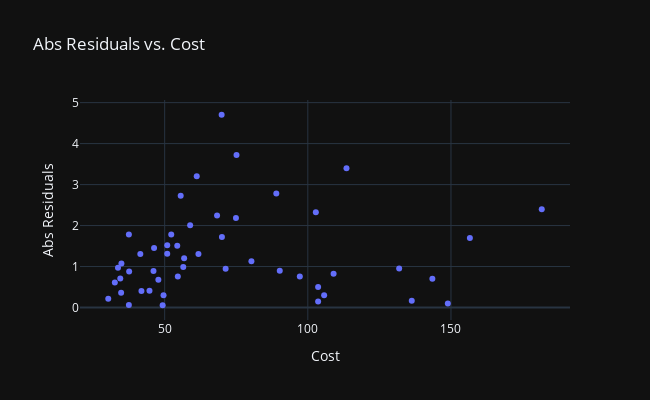

Notebook code cell kept with this figure:
### Code cell
# Absolute residuals vs. cost
abs_r_i = np.abs(y_train - y_preds)

fig = px.scatter(x=X_train, y=abs_r_i, template="plotly_dark", height=400, width=650, title="Abs Residuals vs. Cost")
fig.update_layout(xaxis_title="Cost", yaxis_title="Abs Residuals")

### Figure 1 — Plotly figure (JSON) as saved in the notebook; plotly's stock layout.template omitted (floating-point values rounded to 4 significant figures)
{"data": [{"hovertemplate": "x=%{x}<br>y=%{y}<extra></extra>", "legendgroup": "", "marker": {"color": "#636efa", "symbol": "circle"}, "mode": "markers", "name": "", "orientation": "v", "showlegend": false, "type": "scatter", "x": [105.7, 109, 75.1, 90.2, 54.6, 41.9, 49.6, 69.9, 103.6, 113.5, 61.8, 37.5, 56.8, 55.6, 143.5, 52.3, 156.6, 56.5, 37.6, 71.3, 148.9, 46.3, 74.9, 103.6, 37.5, 70, 41.5, 89, 30.3, 61.2, 102.8, 181.7, 34.5, 50.9, 32.6, 50.9, 58.9, 34.8, 46.1, 131.9, 44.7, 34.9, 80.3, 47.8, 136.3, 54.4, 97.2, 68.3, 49.3, 33.7], "xaxis": "x", "y": [0.3021, 0.8223, 3.723, 0.8947, 0.7567, 0.4035, 0.2963, 4.704, 0.1479, 3.399, 1.307, 1.782, 1.2, 2.725, 0.6988, 1.779, 1.697, 0.989, 0.8795, 0.9442, 0.09676, 1.449, 2.187, 0.4979, 0.06234, 1.723, 1.308, 2.78, 0.2118, 3.205, 2.325, 2.399, 0.7081, 1.309, 0.6125, 1.519, 2.01, 0.3595, 0.8936, 0.9529, 0.4064, 1.077, 1.132, 0.6778, 0.1629, 1.509, 0.7548, 2.248, 0.05509, 0.971], "yaxis": "y"}], "layout": {"height": 400, "legend": {"tracegroupgap": 0}, "title": {"text": "Abs Residuals vs. Cost"}, "width": 650, "xaxis": {"anchor": "y", "domain": [0, 1], "title": {"text": "Cost"}}, "yaxis": {"anchor": "x", "domain": [0, 1], "title": {"text": "Abs Residuals"}}}}
